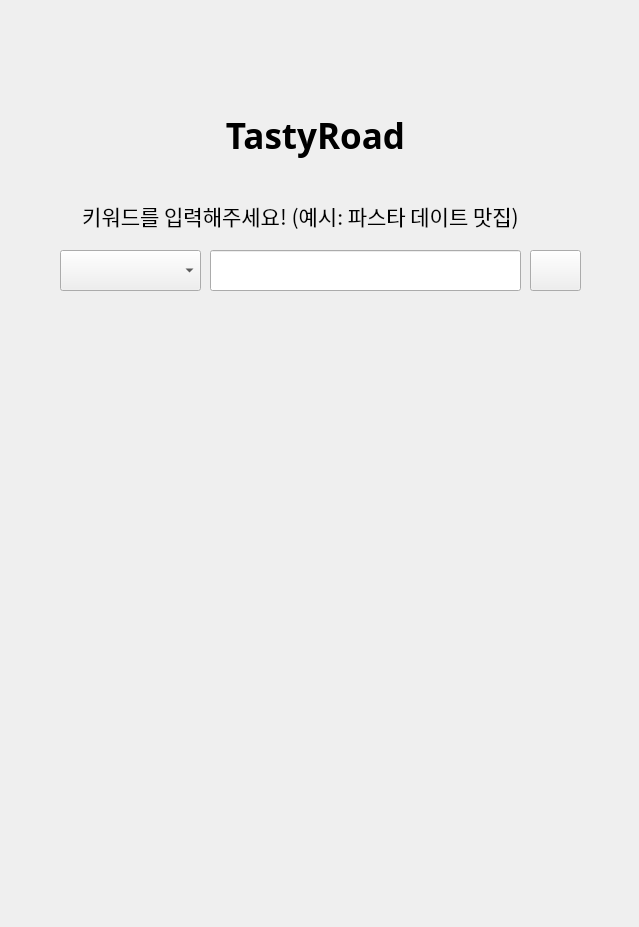
<?xml version="1.0" encoding="UTF-8"?>
<ui version="4.0">
 <class>Form</class>
 <widget class="QWidget" name="Form">
  <property name="geometry">
   <rect>
    <x>0</x>
    <y>0</y>
    <width>639</width>
    <height>927</height>
   </rect>
  </property>
  <property name="mouseTracking">
   <bool>false</bool>
  </property>
  <property name="windowTitle">
   <string>Form</string>
  </property>
  <property name="autoFillBackground">
   <bool>false</bool>
  </property>
  <property name="styleSheet">
   <string notr="true"/>
  </property>
  <widget class="QLabel" name="label">
   <property name="geometry">
    <rect>
     <x>200</x>
     <y>100</y>
     <width>231</width>
     <height>71</height>
    </rect>
   </property>
   <property name="font">
    <font>
     <family>맑은 고딕</family>
     <pointsize>26</pointsize>
     <weight>75</weight>
     <bold>true</bold>
    </font>
   </property>
   <property name="text">
    <string>TastyRoad</string>
   </property>
   <property name="alignment">
    <set>Qt::AlignCenter</set>
   </property>
  </widget>
  <widget class="QComboBox" name="comboBox">
   <property name="geometry">
    <rect>
     <x>60</x>
     <y>250</y>
     <width>141</width>
     <height>41</height>
    </rect>
   </property>
   <property name="font">
    <font>
     <pointsize>10</pointsize>
    </font>
   </property>
  </widget>
  <widget class="QLineEdit" name="le_keyword">
   <property name="geometry">
    <rect>
     <x>210</x>
     <y>250</y>
     <width>311</width>
     <height>41</height>
    </rect>
   </property>
   <property name="font">
    <font>
     <pointsize>15</pointsize>
    </font>
   </property>
  </widget>
  <widget class="QPushButton" name="btn_recommendation">
   <property name="geometry">
    <rect>
     <x>530</x>
     <y>250</y>
     <width>51</width>
     <height>41</height>
    </rect>
   </property>
   <property name="font">
    <font>
     <pointsize>25</pointsize>
    </font>
   </property>
   <property name="autoFillBackground">
    <bool>true</bool>
   </property>
   <property name="text">
    <string/>
   </property>
   <property name="icon">
    <iconset>
     <normaloff>../../Users/test2/Desktop/2.png</normaloff>../../Users/test2/Desktop/2.png</iconset>
   </property>
   <property name="iconSize">
    <size>
     <width>1000</width>
     <height>1000</height>
    </size>
   </property>
   <property name="autoRepeat">
    <bool>false</bool>
   </property>
   <property name="autoExclusive">
    <bool>false</bool>
   </property>
   <property name="autoDefault">
    <bool>false</bool>
   </property>
   <property name="flat">
    <bool>false</bool>
   </property>
  </widget>
  <widget class="QLabel" name="lbl_recommendation">
   <property name="geometry">
    <rect>
     <x>70</x>
     <y>310</y>
     <width>491</width>
     <height>481</height>
    </rect>
   </property>
   <property name="font">
    <font>
     <family>Agency FB</family>
     <pointsize>12</pointsize>
    </font>
   </property>
   <property name="styleSheet">
    <string notr="true"/>
   </property>
   <property name="text">
    <string/>
   </property>
   <property name="pixmap">
    <pixmap>../../Users/test2/Desktop/white.png</pixmap>
   </property>
   <property name="scaledContents">
    <bool>true</bool>
   </property>
   <property name="alignment">
    <set>Qt::AlignCenter</set>
   </property>
  </widget>
  <widget class="QLabel" name="label_3">
   <property name="geometry">
    <rect>
     <x>10</x>
     <y>-10</y>
     <width>621</width>
     <height>931</height>
    </rect>
   </property>
   <property name="styleSheet">
    <string notr="true">background-color: rgba(0, 0, 0, 0);</string>
   </property>
   <property name="text">
    <string/>
   </property>
   <property name="pixmap">
    <pixmap>../../Users/test2/Downloads/clip-map-phone.png</pixmap>
   </property>
   <property name="scaledContents">
    <bool>true</bool>
   </property>
  </widget>
  <widget class="QLabel" name="label_2">
   <property name="geometry">
    <rect>
     <x>40</x>
     <y>200</y>
     <width>521</width>
     <height>31</height>
    </rect>
   </property>
   <property name="font">
    <font>
     <family>맑은 고딕</family>
     <pointsize>16</pointsize>
     <weight>50</weight>
     <bold>false</bold>
    </font>
   </property>
   <property name="text">
    <string>키워드를 입력해주세요! (예시: 파스타 데이트 맛집)</string>
   </property>
   <property name="alignment">
    <set>Qt::AlignCenter</set>
   </property>
  </widget>
  <zorder>label_3</zorder>
  <zorder>label</zorder>
  <zorder>comboBox</zorder>
  <zorder>le_keyword</zorder>
  <zorder>btn_recommendation</zorder>
  <zorder>lbl_recommendation</zorder>
  <zorder>label_2</zorder>
 </widget>
 <resources/>
 <connections/>
</ui>
